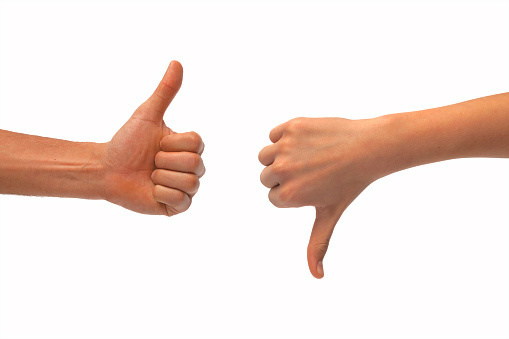
#> input picture 1_3_Types_of_Features_Image_Segmentation/images/thumbs_up_down.jpg, 509 x 339 px, found by its file name
$ jupyter execute --allow-errors 'Contour detection and features.ipynb'   (shell and % lines are left out)   (older library calls are emulated)
#> lines starting #> are read from the running program, lines starting #| are printed output that depends on the picture; after the words box and inside, x2 and y2 are one past the last pixel; in counts of white or black regions, pixels touching at a corner belong together; long printed decimals are rounded
# Finding Contours

### Import resources and display image

[cell 1]
import numpy as np
import matplotlib.pyplot as plt
import cv2


# Read in the image
image = cv2.imread('images/thumbs_up_down.jpg')
#> image is the input picture: shape (339, 509, 3); mean B, G, R 221.7, 227.3, 242.6

# Change color to RGB (from BGR)
image = cv2.cvtColor(image, cv2.COLOR_BGR2RGB)

plt.imshow(image)

### Produce a binary image for finding contours

[cell 2]
# Convert to grayscale
gray = cv2.cvtColor(image,cv2.COLOR_RGB2GRAY)
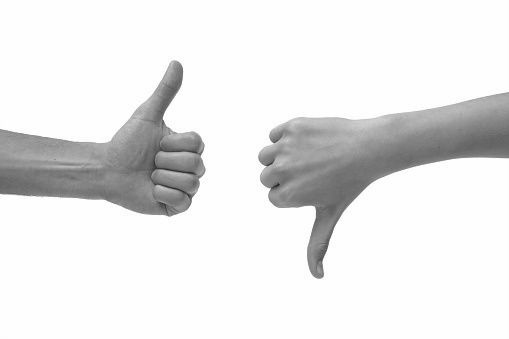
#> gray: shape (339, 509); min 32, max 255, mean 231.4

# Create a binary thresholded image
retval, binary = cv2.threshold(gray, 225, 255, cv2.THRESH_BINARY_INV)
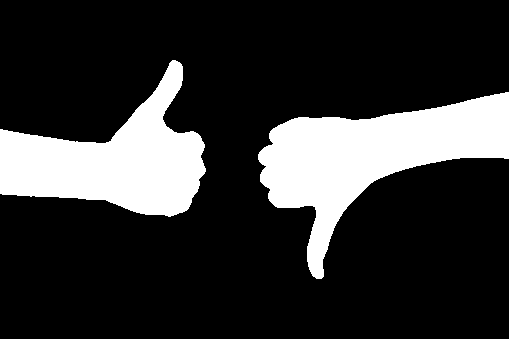
#> binary: shape (339, 509); 19.8% white; 2 white regions

plt.imshow(binary, cmap='gray')

[cell 3]
print(type(retval))

### Find and draw the contours

[cell 4]
# Find contours from thresholded, binary image
retval, contours, hierarchy = cv2.findContours(binary, cv2.RETR_TREE, cv2.CHAIN_APPROX_SIMPLE)
#> contours = 2 contours; box (x1, y1, x2, y2) and area: (258, 92, 509, 279) 18140, (0, 60, 206, 217) 15366

# Draw all contours on a copy of the original image
contours_image = np.copy(image)
contours_image = cv2.drawContours(contours_image, contours, -1, (0,255,0), 3)
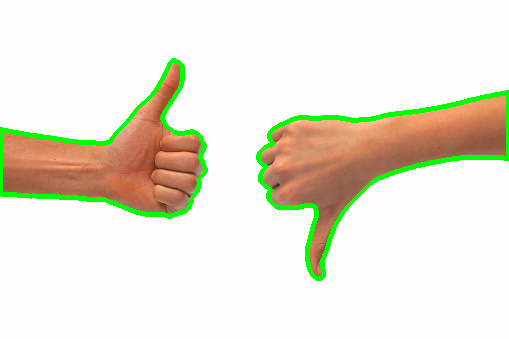
#> contours_image: shape (339, 509, 3); mean R, G, B 234.3, 230.1, 215.5

plt.imshow(contours_image)

## Contour Features

Every contour has a number of features that you can calculate, including the area of the contour, it's orientation (the direction that most of the contour is pointing in), it's perimeter, and many other properties outlined in [OpenCV documentation, here](http://opencv-python-tutroals.readthedocs.io/en/latest/py_tutorials/py_imgproc/py_contours/py_contour_properties/py_contour_properties.html).

In the next cell, you'll be asked to identify the orientations of both the left and right hand contours. The orientation should give you an idea of which hand has its thumb up and which one has its thumb down!

### Orientation

The orientation of an object is the angle at which an object is directed. To find the angle of a contour, you should first find an ellipse that fits the contour and then extract the `angle` from that shape.

```python
# Fit an ellipse to a contour and extract the angle from that ellipse
(x,y), (MA,ma), angle = cv2.fitEllipse(selected_contour)
```

**Orientation values**

These orientation values are in degrees measured from the x-axis. A value of zero means a flat line, and a value of 90 means that a contour is pointing straight up!

So, the orientation angles that you calculated for each contour should be able to tell us something about the general position of the hand. The hand with it's thumb up, should have a higher (closer to 90 degrees) orientation than the hand with it's thumb down.

### TODO: Find the orientation of each contour

[cell 5]
## TODO: Complete this function so that
## it returns the orientations of a list of contours
## The list should be in the same order as the contours
## i.e. the first angle should be the orientation of the first contour
def orientations(contours):
    """
    Orientation
    :param contours: a list of contours
    :return: angles, the orientations of the contours
    """

    # Create an empty list to store the angles in
    # Tip: Use angles.append(value) to add values to this list
    angles = []
    for contour in contours:
        (x, y), (MA,ma), angle = cv2.fitEllipse(contour)
        angles.append(angle)

    return angles


# ---------------------------------------------------------- #
# Print out the orientation values
angles = orientations(contours)
#> the loop in orientations, `for contour in contours:` made 2 passes
#> (x, y, MA, ma, angle) on passes 1 to 2: (355.8, 165.5, 142.2, 254.6, 61.36), (119.2, 147.6, 152.1, 191.4, 82.28)
#> after the loop in orientations, `for contour in contours:`: angles = [61.36, 82.28]
#> angles = [61.36, 82.28]
print('Angles of each contour (in degrees): ' + str(angles))
#| Angles of each contour (in degrees): [61.358, 82.276]

### Bounding Rectangle

In the next cell, you'll be asked to find the bounding rectangle around the *left* hand contour, which has its thumb up, then use that bounding rectangle to crop the image and better focus on that one hand!

```python
# Find the bounding rectangle of a selected contour
x,y,w,h = cv2.boundingRect(selected_contour)

# Draw the bounding rectangle as a purple box
box_image = cv2.rectangle(contours_image, (x,y), (x+w,y+h), (200,0,200),2)
```

And to crop the image, select the correct width and height of the image to include.

```python
# Crop using the dimensions of the bounding rectangle (x, y, w, h)
cropped_image = image[y: y + h, x: x + w]
```

### TODO: Crop the image around a contour

#> (a cell that did not finish here is left out)

[cell 7]
## TODO: Complete this function so that
## it returns a new, cropped version of the original image
def left_hand_crop(image, selected_contour):
    """
    Left hand crop
    :param image: the original image
    :param selectec_contour: the contour that will be used for cropping
    :return: cropped_image, the cropped image around the left hand
    """

    ## TODO: Detect the bounding rectangle of the left hand contour

    ## TODO: Crop the image using the dimensions of the bounding rectangle
    # Make a copy of the image to crop
    cropped_image = np.copy(image)
    x, y, w, h = cv2.boundingRect(selected_contour)
    box_image = cv2.rectangle(cropped_image, (x, y), (x+w, y+h), (200, 0, 200), 2)
    cropped_image = cropped_image[y:y+h, x:x+w]

    return cropped_image, box_image


## TODO: Select the left hand contour from the list
## Replace this value
selected_contour = contours[1]
#> selected_contour = contour of 245 points, box (x1, y1, x2, y2) (0, 60, 206, 217), area 15366

# ---------------------------------------------------------- #
# If you've selected a contour
if(selected_contour is not None):
    # Call the crop function with that contour passed in as a parameter
    cropped_image, box_image = left_hand_crop(image, selected_contour)
#> in left_hand_crop, `x, y, w, h = cv2.boundingRect(selected_contour)`: x = 0; y = 60; w = 206; h = 157
#> in left_hand_crop, `cropped_image = cropped_image[y:y+h, x:x+w]`:
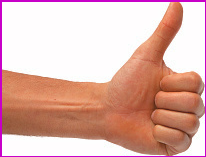
#> cropped_image: shape (157, 206, 3); mean R, G, B 223.2, 180.2, 172.3
    plt.subplot(1, 2, 1)
    plt.imshow(cropped_image)
    plt.subplot(1, 2, 2)
    plt.imshow(box_image)

[cell 8]
selected_contour = contours[0]
#> selected_contour = contour of 270 points, box (x1, y1, x2, y2) (258, 92, 509, 279), area 18140

# ---------------------------------------------------------- #
# If you've selected a contour
if(selected_contour is not None):
    # Call the crop function with that contour passed in as a parameter
    cropped_image, box_image = left_hand_crop(image, selected_contour)
#> in left_hand_crop (call 2), `x, y, w, h = cv2.boundingRect(selected_contour)`: x = 258; y = 92; w = 251; h = 187
#> in left_hand_crop (call 2), `cropped_image = cropped_image[y:y+h, x:x+w]`:
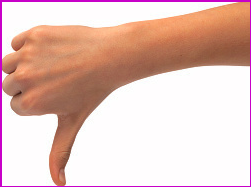
#> cropped_image: shape (187, 251, 3); mean R, G, B 229, 196.4, 189.7
    plt.subplot(1, 2, 1)
    plt.imshow(cropped_image)
    plt.subplot(1, 2, 2)
    plt.imshow(box_image)
